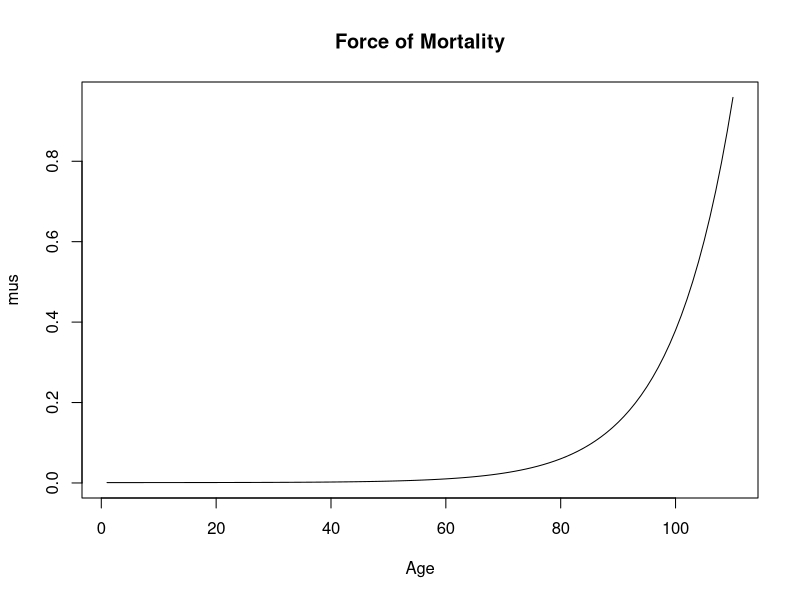
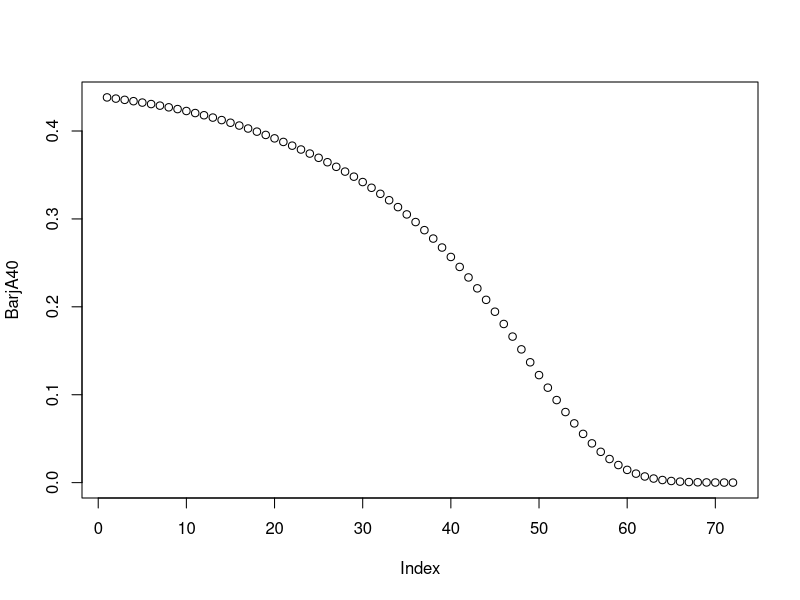
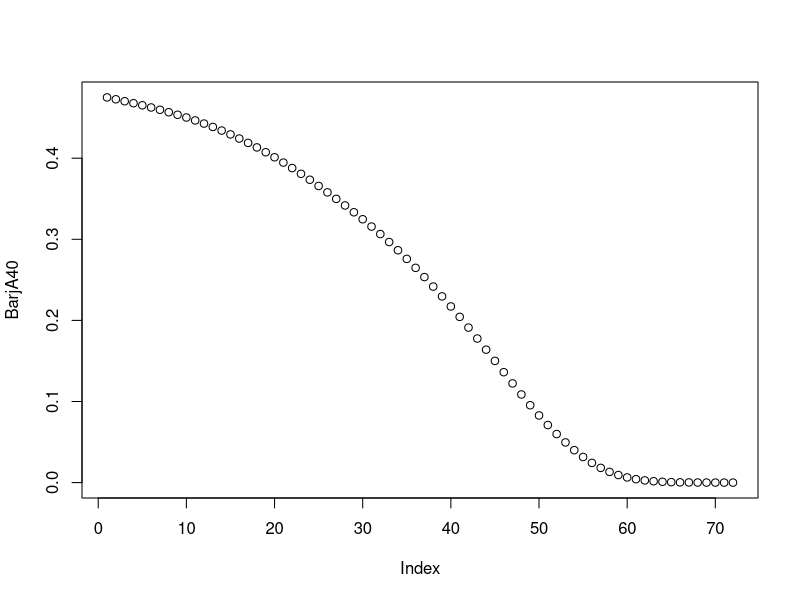

These figures' R source, in order: (Note: this script raises an error after producing the figures.)
## ---- chunk 1
us_les <- read.csv("Data/CDCLifeExp.csv")
knitr::kable(us_les, align = "r", caption="Life Expectancies From 2017 U.S. National Vital Statistics")

## ---- chunk 2
S_0 <- function(t,A,B,c) { exp(- A * t - B * (exp(log(c)*t) - 1)/ log(c) )}
le <- function(age,A,B,c){
  S_x <- function(t){ S_0(age+t,A,B,c)/S_0(age,A,B,c)}
  res <- integrate(S_x,lower = 0, upper = (120-age))$value
  return(res)
}

le(20,0.001,0.0001,1.1)

tomin <- function(x){
  res <- 0
  for (i in 1:5){
    res <- res + (us_les[i,3] - le((i-1)*20,0.0001*(1+x[1]/100),0.000007*(1+x[2]/100),1.10*(1+x[3]/100)))^2
  }
  return(res)
}

library(pracma)
res <- fminsearch(tomin,c(0,0,0))

A_opt_mal <- 0.0001*(1+res$xmin[1]/100)
B_opt_mal <- 0.000007*(1+res$xmin[2]/100)
c_opt_mal <- 1.10*(1+res$xmin[3]/100)
le(0,A_opt_mal,B_opt_mal,c_opt_mal)
le(20,A_opt_mal,B_opt_mal,c_opt_mal)
le(40,A_opt_mal,B_opt_mal,c_opt_mal)
le(60,A_opt_mal,B_opt_mal,c_opt_mal)
le(80,A_opt_mal,B_opt_mal,c_opt_mal)
## ---- chunk 3
ages <- 1:110
mus <- A_opt_mal + B_opt_mal * exp(log(c_opt_mal) * ages)
plot(mus,type = "l", main = "Force of Mortality", xlab = "Age")
## ---- chunk 4
S_0(60,A_opt_mal,B_opt_mal,c_opt_mal) / S_0(20,A_opt_mal,B_opt_mal,c_opt_mal)
S_0(70,A_opt_mal,B_opt_mal,c_opt_mal) / S_0(20,A_opt_mal,B_opt_mal,c_opt_mal)
S_0(80,A_opt_mal,B_opt_mal,c_opt_mal) / S_0(20,A_opt_mal,B_opt_mal,c_opt_mal)

## ---- chunk 5
dat <- read.csv("Data/HMD_mx.csv")
#dat <- read.csv("../Data/HMD_mx.csv")
dat_2015_fem <- dat[dat$Year_start == 2015,-c(2,5,6)]
colnames(dat_2015_fem)[colnames(dat_2015_fem)=="Female"] <- "mx"
## ---- chunk 6
dat_2015_fem$qx <- 1-exp(-dat_2015_fem$mx)
## ---- chunk 7
l <- rep(0,length(dat_2015_fem$mx))
l[1] <- 1000000
for (i in 2:111){
  l[i] = l[i-1] * (1-dat_2015_fem[i-1,4])
}
dat_2015_fem$l <- l

knitr::kable(head(dat_2015_fem), align = "r", caption="Female Life Table")
## ---- chunk 8
i <- 0.02
v <- 1/(1+i)
## ---- chunk 9
Ax <- rep(0,length(dat_2015_fem$mx) + 1)
TwoAx <- rep(0,length(dat_2015_fem$mx) + 1)
Ax[112] <- v
TwoAx[112] <- v*v
for (i in 1:111){
  Ax[112-i]    = dat_2015_fem$qx[112-i] * v + (1-dat_2015_fem$qx[112-i]) * v * Ax[113-i]
  TwoAx[112-i] = dat_2015_fem$qx[112-i] * v * v + (1-dat_2015_fem$qx[112-i]) * v * v * TwoAx[113-i]
}
dat_2015_fem$Ax <- Ax[1:111]
dat_2015_fem$TwoAx <- TwoAx[1:111]
## ---- chunk 10
dat_2015_fem[41:46,]
## ---- chunk 11
A40_20_1 <- dat_2015_fem$l[61]/dat_2015_fem$l[41] * v^(20)
A40_20_1
A40_1_20 <- dat_2015_fem$Ax[41] - A40_20_1 * dat_2015_fem$Ax[61]
A40_1_20
A40_20 <- A40_20_1 + A40_1_20
A40_20
## ---- chunk 12
TwoA40_20_1 <- dat_2015_fem$l[61]/dat_2015_fem$l[41] * v^(20*2)
sqrt(TwoA40_20_1 - A40_20_1 * A40_20_1)
TwoA40_1_20 <- dat_2015_fem$TwoAx[41] -TwoA40_20_1 * dat_2015_fem$TwoAx[61]
sqrt(TwoA40_1_20 - A40_1_20 * A40_1_20)
TwoA40_20 <- TwoA40_20_1 + TwoA40_1_20
sqrt(TwoA40_20 - A40_20 * A40_20)
## ---- chunk 13
dat_2015_ma <- dat[dat$Year_start == 2015,-c(2,4,6)]
colnames(dat_2015_ma)[colnames(dat_2015_ma)=="Male"] <- "mx"
dat_2015_ma$qx <- 1-exp(-dat_2015_ma$mx)

l <- rep(0,length(dat_2015_ma$mx))
l[1] <- 1000000
for (i in 2:111){
  l[i] = l[i-1] * (1-dat_2015_ma[i-1,4])
}
dat_2015_ma$l <- l

Ax <- rep(0,length(dat_2015_ma$mx) + 1)
TwoAx <- rep(0,length(dat_2015_ma$mx) + 1)
Ax[112] <- v
TwoAx[112] <- v*v
for (i in 1:111){
  Ax[112-i]    = dat_2015_ma$qx[112-i] * v + (1-dat_2015_ma$qx[112-i]) * v * Ax[113-i]
  TwoAx[112-i] = dat_2015_ma$qx[112-i] * v * v + (1-dat_2015_ma$qx[112-i]) * v * v * TwoAx[113-i]
}
dat_2015_ma$Ax <- Ax[1:111]
dat_2015_ma$TwoAx <- TwoAx[1:111]

dat_2015_ma[41:61,]

A40_20_1 <- dat_2015_ma$l[61]/dat_2015_ma$l[41] * v^(20)
A40_20_1
A40_1_20 <- dat_2015_ma$Ax[41] - A40_20_1 * dat_2015_ma$Ax[61]
A40_1_20
A40_20 <- A40_20_1 + A40_1_20
A40_20

TwoA40_20_1 <- dat_2015_ma$l[61]/dat_2015_ma$l[41] * v^(20*2)
sqrt(TwoA40_20_1 - A40_20_1 * A40_20_1)
TwoA40_1_20 <- dat_2015_ma$TwoAx[41] -TwoA40_20_1 * dat_2015_ma$TwoAx[61]
sqrt(TwoA40_1_20 - A40_1_20 * A40_1_20)
TwoA40_20 <- TwoA40_20_1 + TwoA40_1_20
sqrt(TwoA40_20 - A40_20 * A40_20)

## ---- chunk 14
IA40 <- 0
for (j in 1:70){
  IA40 <- IA40 + j * dat_2015_fem$l[40+j]/dat_2015_fem$l[41] * dat_2015_fem$qx[40+j] * v^j
}
IA40 <- IA40 + dat_2015_fem$l[111]/dat_2015_fem$l[41] * (71 * dat_2015_fem$qx[111] * v^(71) 
             + 72 * (1-dat_2015_fem$qx[111]) * v^(72))  
IA40
## ---- chunk 15
BarjA40 <- rep(0,72)
IA40_2 <- 0
for (j in 1:71){
  BarjA40[j] <- dat_2015_fem$l[40+j]/dat_2015_fem$l[41] * v^(j-1) * dat_2015_fem$Ax[40+j]
  IA40_2 <- IA40_2 + BarjA40[j]
}
BarjA40[72] <- dat_2015_fem$l[111]/dat_2015_fem$l[41] * (1 - dat_2015_fem$qx[111]) * v^(72) 
IA40_2 <- IA40_2 + BarjA40[72]
## ---- chunk 16
IA40_2
## ---- chunk 17
plot(BarjA40)
## ---- chunk 18
SecondMomIA <- 0
for (j in 1:70){
  SecondMomIA  <- SecondMomIA  + j * j * dat_2015_fem$l[40+j]/dat_2015_fem$l[41] * dat_2015_fem$qx[40+j] * v^(j*2)
}
SecondMomIA <- SecondMomIA + dat_2015_fem$l[111]/dat_2015_fem$l[41] * (71 * 71 * dat_2015_fem$qx[111] * v^(71*2) + 72 * 72 * (1-dat_2015_fem$qx[111]) * v^(72*2))  
## ---- chunk 19
sqrt(SecondMomIA - IA40 * IA40)
## ---- chunk 20
dat_2015_ma <- dat[dat$Year_start == 2015,-c(2,4,6)]
colnames(dat_2015_ma)[colnames(dat_2015_ma)=="Male"] <- "mx"
dat_2015_ma$qx <- 1-exp(-dat_2015_ma$mx)

l <- rep(0,length(dat_2015_ma$mx))
l[1] <- 1000000
for (i in 2:111){
  l[i] = l[i-1] * (1-dat_2015_ma[i-1,4])
}
dat_2015_ma$l <- l

Ax <- rep(0,length(dat_2015_ma$mx) + 1)
TwoAx <- rep(0,length(dat_2015_ma$mx) + 1)
Ax[112] <- v
TwoAx[112] <- v*v
for (i in 1:111){
  Ax[112-i]    = dat_2015_ma$qx[112-i] * v + (1-dat_2015_ma$qx[112-i]) * v * Ax[113-i]
  TwoAx[112-i] = dat_2015_ma$qx[112-i] * v * v + (1-dat_2015_ma$qx[112-i]) * v * v * TwoAx[113-i]
}
dat_2015_ma$Ax <- Ax[1:111]
dat_2015_ma$TwoAx <- TwoAx[1:111]

IA40 <- 0
for (j in 1:70){
  IA40 <- IA40 + j * dat_2015_ma$l[40+j]/dat_2015_ma$l[41] * dat_2015_ma$qx[40+j] * v^j
}
IA40 <- IA40 + dat_2015_ma$l[111]/dat_2015_ma$l[41] * (71 * dat_2015_ma$qx[111] * v^(71) + 72 * (1-dat_2015_ma$qx[111]) * v^(72))  
IA40

BarjA40 <- rep(0,72)
IA40_2 <- 0
for (j in 1:71){
  BarjA40[j] <- dat_2015_ma$l[40+j]/dat_2015_ma$l[41] * v^(j-1) * dat_2015_ma$Ax[40+j]
  IA40_2 <- IA40_2 + BarjA40[j]
}
BarjA40[72] <- dat_2015_ma$l[111]/dat_2015_ma$l[41] * (1 - dat_2015_ma$qx[111]) * v^(72) 
IA40_2 <- IA40_2 + BarjA40[72]
IA40_2

plot(BarjA40)

SecondMomIA <- 0
for (j in 1:70){
  SecondMomIA  <- SecondMomIA  + j * j * dat_2015_ma$l[40+j]/dat_2015_ma$l[41] * dat_2015_ma$qx[40+j] * v^(j*2)
}
SecondMomIA <- SecondMomIA + dat_2015_ma$l[111]/dat_2015_ma$l[41] * (71 * 71 * dat_2015_ma$qx[111] * v^(71*2) + 72 * 72 * (1-dat_2015_ma$qx[111]) * v^(72*2))  
sqrt(SecondMomIA - IA40 * IA40)
## ---- chunk 21

CanadianSelUlt <- read.csv("Data/CanadianFemaleSelectRead.csv", stringsAsFactors = FALSE)

temp <- CanadianSelUlt[131:201,1:2]
temp1 <- as.matrix(temp)
CanadianUlt50 <- matrix(as.numeric(temp1), ncol=2)
colnames(CanadianUlt50) <- c("Age", "qx_Ult")
rownames(CanadianUlt50) <- NULL

tempSel <- CanadianSelUlt[51:81,]
tempSel1 <- as.matrix(tempSel)

CanadianSel50 <- matrix(as.numeric(tempSel1), ncol=ncol(tempSel))
rownames(CanadianSel50) <- NULL

CanadianSel50.toUlt <- matrix(1, nrow = nrow(CanadianSel50), ncol = 120-50+1)
CanadianSel50.toUlt[1:nrow(CanadianSel50),1:ncol(CanadianSel50)] <- CanadianSel50

for (irow in (1:nrow(CanadianSel50)) ){
for (icol in (1: (120-50-15-irow)) ){
  CanadianSel50.toUlt[irow,1+15+icol ] <- CanadianUlt50[irow+14+icol,2]
   }
}

#  Actuarial Present Value Calculations
APV.Ult <- function(xage, q.x, int=0.00){
  v = 1/(1+int)
  num = length(xage)
  A.x <- 0*xage -> add.x -> e.x
  A.x[num] = v*q.x[num]
  add.x[num] = 1 + (1-q.x[num])/(int + 1e-12)
  e.x[num] = 1-q.x[num]
  for (i in 1:(num-1)){
    A.x[num-i] = v*q.x[num-i] + v*(1-q.x[num-i])*A.x[num-i+1]
    add.x[num-i] = 1 + v*(1-q.x[num-i])*add.x[num-i+1] 
    e.x[num-i] =  (1-q.x[num-i])*(1+e.x[num-i+1])
    }
  tablelife <- cbind(xage,q.x,A.x,add.x,e.x)
  return(tablelife)
}
AxUlt04 <- APV.Ult(xage= CanadianUlt50[,1], q.x=CanadianUlt50[,2], int=0.04)[,3]
AxUlt04.5065 <- AxUlt04[1:16]
AxUlt02 <- APV.Ult(xage= CanadianUlt50[,1], q.x=CanadianUlt50[,2], int=0.02)[,3]
AxUlt02.5065 <- AxUlt02[1:16]

#  Actuarial Present Value Calculations

APV.Sel <- function(int=0.00){
AxSel04 <- rep(0, 16)
  v = 1/(1+int)
for (iage in 1:16){
#iage =2
  AxSel04[iage] =  v*CanadianSel50.toUlt[iage, 2]
kpx = 1
  for (k in 1:(ncol(CanadianSel50.toUlt)-2)) {
    kpx = kpx*(1-CanadianSel50.toUlt[iage, k+1])
   AxSel04[iage] =  AxSel04[iage] + v**(k+1)*kpx*CanadianSel50.toUlt[iage, k+2]
  }
}
return(AxSel04)
}
AxSel04 <- APV.Sel(int=0.04)
AxSel02 <- APV.Sel(int=0.02)

Age1 <- c("50", "51", "52", "53", "54", "55", "56", "57")
Age2 <- c("58", "59", "60", "61", "62", "63", "64", "65")

Ratio04Sel.Ult <- AxSel04/AxUlt04.5065
OutPartA <- rbind(50:57, AxSel04[1:8],  AxUlt04.5065[1:8],  Ratio04Sel.Ult[1:8], 
                  58:65, AxSel04[9:16], AxUlt04.5065[9:16], Ratio04Sel.Ult[9:16] )
OutPartA1 <- round(OutPartA, digits = 4)
OutPartA1[1,] <- Age1
OutPartA1[5,] <- Age2
rownames(OutPartA1) <- c(
  "Age",  "Select2 and Ultimate, i=4%", "Ultimate, i=4%","Ratio", 
  "Age",  "Select and Ultimate, i=4%", "Ultimate, i=4%", "Ratio")
#knitr::kable(OutPartA1, align = "r", caption="Select and Ultimate Female Canadian APVs")

Ratio02Sel.Ult <- AxSel02/AxUlt02.5065
OutPartB <- rbind(50:57, AxSel02[1:8],  AxUlt02.5065[1:8],  Ratio02Sel.Ult[1:8], 
                  58:65, AxSel02[9:16], AxUlt02.5065[9:16], Ratio02Sel.Ult[9:16] )
OutPartB1 <- round(OutPartB, digits = 4)
OutPartB1[1,] <- Age1
OutPartB1[5,] <- Age2
rownames(OutPartB1) <- c(
  "Age",  "Select and Ultimate, i=2%", "Ultimate, i=2%","Ratio", 
  "Age",  "Select and Ultimate, i=2%", "Ultimate, i=2%", "Ratio")
#knitr::kable(OutPartB1, align = "r", caption="Select and Ultimate Female Canadian APVs")


## ---- chunk 22

Age <- 50:65
dataf <- data.frame(cbind(Age , AxSel04,AxSel02, AxUlt04.5065, AxUlt02.5065 ))

ggplot(dataf,aes(x=Age, y=AxSel04)) + theme_bw() +
  geom_line(aes(y = AxSel04), color = 1, linetype=4, size = 2) +
  geom_line(aes(y = AxSel02), color = 1, linetype=1, size = 2) +
  geom_line(aes(y = AxUlt04.5065), color = 2, linetype=2, size = 2 ) + 
  geom_line(aes(y = AxUlt02.5065), color = 3, linetype=3 , size = 2) + 
  xlab("Age") + ylab(expression(A[x])) +
  annotate("text", x=55, y=0.36, size=4, label = "Interest = 4%") +
  annotate("text", x=55, y=0.6, size=4, label = "Interest = 2%") 

## ---- chunk 23
knitr::kable(OutPartA1, align = "r", caption="Comparison of Life Insurance APVs, Interest is 4%")
## ---- chunk 24
knitr::kable(OutPartB1, align = "r", caption="Comparison of Life Insurance APVs, Interest is 2%")
## ---- chunk 25
library(data.table)
library(survival)
# Read in Revised Data
DogMortA <- read.csv("Data/DogSurvivalData1.csv")
DogMort <- DogMortA[,-1]
DogMort$dateBirth <- as.Date(DogMort$dateBirth, "%Y-%m-%d") 
DogMort$dateDeath <- as.Date(DogMort$dateDeath, "%Y-%m-%d")
DogMort$AgeAtDeath <- (as.numeric(DogMort$dateDeath) - as.numeric(DogMort$dateBirth))/365.25
DogTerr <- subset(DogMort, Breed == "Jack Russell Terrier")
DogGShep <- subset(DogMort, Breed == "German Shepherd Dog")

fitTerr <- survfit(Surv(AgeAtDeath) ~ 1, data=DogTerr)
fitGShep <- survfit(Surv(AgeAtDeath) ~ 1, data=DogGShep)
## ---- chunk 26
seqA1 <- 0:20
seqA2 <- seqA1 + 1
qxTerrA  <- (summary(fitTerr,  time = seqA1)$surv -   summary(fitTerr,  time = seqA2)$surv)   /summary(fitTerr,  time = seqA1)$surv
qxGShepA <- (summary(fitGShep, time = seqA1)$surv - c(summary(fitGShep, time = seqA2)$surv,0))/summary(fitGShep, time = seqA1)$surv
plot(seqA1,qxTerrA, xlab = "Age", ylab = expression(q[x]))
lines(0:16, qxGShepA, col = "blue")
## ---- chunk 27
seqB1 <- seq(from = 0, to = 20, by = 0.25)
seqB2 <- seqB1 + 0.25
qxTerrB  <- (summary(fitTerr,  time = seqB1)$surv -   summary(fitTerr,  time = seqB2)$surv)   /summary(fitTerr,  time = seqB1)$surv
qxGShepB <- (summary(fitGShep, time = seqB1)$surv - c(summary(fitGShep, time = seqB2)$surv,0))/summary(fitGShep, time = seqB1)$surv
plot(seqB1,qxTerrB, xlab = "Age", ylab = expression(q[x]))
lines(seqB1[1:67], qxGShepB, col = "blue")
## ---- chunk 28
seqC1 <- seq(from = 0, to = 20, by = 2)
seqC2 <- seqC1 + 2
qxTerrC  <- (summary(fitTerr,  time = seqC1)$surv - c(summary(fitTerr,  time = seqC2)$surv,0))/summary(fitTerr,  time = seqC1)$surv
qxGShepC <- (summary(fitGShep, time = seqC1)$surv - c(summary(fitGShep, time = seqC2)$surv,0))/summary(fitGShep, time = seqC1)$surv
plot(seqC1,qxTerrC, xlab = "Age", ylab = expression(q[x]))
lines(seqC1[1:9], qxGShepC, col = "blue")
## ---- chunk 29
DogAnn <- function(x=x, q.x=qx){
  Term <- length(q.x) - (x+1)
  kpx <- 1 
  APV  <- 0 
 if (Term>0){ for(k in 0:(Term-1)){ 
    if (k>1) {kpx <- kpx*(1-q.x[x+1+k])}
    APV  <- APV  + kpx *  (1/1.03)^k   *1.11^k *458
    }}
 return(APV)
  }
DogAnn(x=2, q.x=qxTerrA)
DogAnn(x=5, q.x=qxTerrA)
DogAnn(x=12, q.x=qxTerrA)
DogAnn(x=2, q.x=qxGShepA)
DogAnn(x=5, q.x=qxGShepA)
DogAnn(x=12, q.x=qxGShepA)

